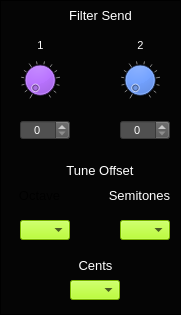
     <widget class="CustomFrame" name="frame_MsoSendFiltersTuneOffset">
      <property name="geometry">
       <rect>
        <x>10</x>
        <y>10</y>
        <width>181</width>
        <height>315</height>
       </rect>
      </property>
      <property name="styleSheet">
       <string notr="true">background-color: rgb(5, 5, 5);</string>
      </property>
      <property name="frameShape">
       <enum>QFrame::Panel</enum>
      </property>
      <property name="frameShadow">
       <enum>QFrame::Plain</enum>
      </property>
      <property name="lineWidth">
       <number>1</number>
      </property>
      <property name="midLineWidth">
       <number>1</number>
      </property>
      <widget class="QSpinBox" name="spinBox_MsoSendFilter2">
       <property name="geometry">
        <rect>
         <x>120</x>
         <y>120</y>
         <width>50</width>
         <height>20</height>
        </rect>
       </property>
       <property name="font">
        <font>
         <pointsize>8</pointsize>
        </font>
       </property>
       <property name="focusPolicy">
        <enum>Qt::NoFocus</enum>
       </property>
       <property name="styleSheet">
        <string notr="true">background-color: rgb(80,80,80);
color: rgb(255, 255, 255);</string>
       </property>
       <property name="alignment">
        <set>Qt::AlignCenter</set>
       </property>
       <property name="readOnly">
        <bool>false</bool>
       </property>
       <property name="accelerated">
        <bool>true</bool>
       </property>
       <property name="maximum">
        <number>100</number>
       </property>
       <property name="value">
        <number>0</number>
       </property>
      </widget>
      <widget class="CustomDial" name="dial_MsoSendFilter2">
       <property name="geometry">
        <rect>
         <x>120</x>
         <y>60</y>
         <width>40</width>
         <height>40</height>
        </rect>
       </property>
       <property name="focusPolicy">
        <enum>Qt::NoFocus</enum>
       </property>
       <property name="styleSheet">
        <string notr="true">background-color: rgb(0, 85, 255);</string>
       </property>
       <property name="maximum">
        <number>100</number>
       </property>
       <property name="value">
        <number>0</number>
       </property>
       <property name="wrapping">
        <bool>false</bool>
       </property>
       <property name="notchTarget">
        <double>8.000000000000000</double>
       </property>
       <property name="notchesVisible">
        <bool>true</bool>
       </property>
      </widget>
      <widget class="QSpinBox" name="spinBox_MsoSendFilter1">
       <property name="geometry">
        <rect>
         <x>20</x>
         <y>120</y>
         <width>50</width>
         <height>20</height>
        </rect>
       </property>
       <property name="font">
        <font>
         <pointsize>8</pointsize>
        </font>
       </property>
       <property name="focusPolicy">
        <enum>Qt::NoFocus</enum>
       </property>
       <property name="styleSheet">
        <string notr="true">background-color: rgb(80,80,80);
color: rgb(255, 255, 255);</string>
       </property>
       <property name="alignment">
        <set>Qt::AlignCenter</set>
       </property>
       <property name="readOnly">
        <bool>false</bool>
       </property>
       <property name="accelerated">
        <bool>true</bool>
       </property>
       <property name="maximum">
        <number>100</number>
       </property>
       <property name="value">
        <number>0</number>
       </property>
      </widget>
      <widget class="QLabel" name="label_110">
       <property name="geometry">
        <rect>
         <x>55</x>
         <y>5</y>
         <width>91</width>
         <height>21</height>
        </rect>
       </property>
       <property name="font">
        <font>
         <pointsize>10</pointsize>
        </font>
       </property>
       <property name="styleSheet">
        <string notr="true">color: rgb(255, 255, 255);</string>
       </property>
       <property name="text">
        <string>Filter Send</string>
       </property>
       <property name="alignment">
        <set>Qt::AlignCenter</set>
       </property>
      </widget>
      <widget class="CustomDial" name="dial_MsoSendFilter1">
       <property name="geometry">
        <rect>
         <x>20</x>
         <y>60</y>
         <width>40</width>
         <height>40</height>
        </rect>
       </property>
       <property name="focusPolicy">
        <enum>Qt::NoFocus</enum>
       </property>
       <property name="styleSheet">
        <string notr="true">background-color: rgb(170, 85, 255);</string>
       </property>
       <property name="maximum">
        <number>100</number>
       </property>
       <property name="value">
        <number>0</number>
       </property>
       <property name="wrapping">
        <bool>false</bool>
       </property>
       <property name="notchTarget">
        <double>8.000000000000000</double>
       </property>
       <property name="notchesVisible">
        <bool>true</bool>
       </property>
      </widget>
      <widget class="QLabel" name="label_111">
       <property name="geometry">
        <rect>
         <x>30</x>
         <y>30</y>
         <width>21</width>
         <height>31</height>
        </rect>
       </property>
       <property name="font">
        <font>
         <pointsize>8</pointsize>
        </font>
       </property>
       <property name="styleSheet">
        <string notr="true">color: rgb(255, 255, 255);</string>
       </property>
       <property name="text">
        <string>1</string>
       </property>
       <property name="alignment">
        <set>Qt::AlignCenter</set>
       </property>
      </widget>
      <widget class="QLabel" name="label_112">
       <property name="geometry">
        <rect>
         <x>130</x>
         <y>30</y>
         <width>21</width>
         <height>31</height>
        </rect>
       </property>
       <property name="font">
        <font>
         <pointsize>8</pointsize>
        </font>
       </property>
       <property name="styleSheet">
        <string notr="true">color: rgb(255, 255, 255);</string>
       </property>
       <property name="text">
        <string>2</string>
       </property>
       <property name="alignment">
        <set>Qt::AlignCenter</set>
       </property>
      </widget>
      <widget class="CustomComboBox" name="comboBox_MsoTuneCents">
       <property name="geometry">
        <rect>
         <x>70</x>
         <y>280</y>
         <width>50</width>
         <height>20</height>
        </rect>
       </property>
       <property name="font">
        <font>
         <pointsize>8</pointsize>
        </font>
       </property>
       <property name="focusPolicy">
        <enum>Qt::NoFocus</enum>
       </property>
       <property name="styleSheet">
        <string notr="true">selection-background-color: rgb(255, 0, 0);
border-color: rgb(0, 0, 0);
background-color: rgb(170, 255, 0);
</string>
       </property>
       <property name="currentText">
        <string/>
       </property>
       <property name="currentIndex">
        <number>-1</number>
       </property>
       <property name="maxVisibleItems">
        <number>4</number>
       </property>
      </widget>
      <widget class="QLabel" name="label_114">
       <property name="geometry">
        <rect>
         <x>14</x>
         <y>185</y>
         <width>51</width>
         <height>21</height>
        </rect>
       </property>
       <property name="font">
        <font>
         <pointsize>10</pointsize>
        </font>
       </property>
       <property name="text">
        <string>Octave</string>
       </property>
       <property name="alignment">
        <set>Qt::AlignCenter</set>
       </property>
      </widget>
      <widget class="QLabel" name="label_116">
       <property name="geometry">
        <rect>
         <x>70</x>
         <y>255</y>
         <width>51</width>
         <height>21</height>
        </rect>
       </property>
       <property name="font">
        <font>
         <pointsize>10</pointsize>
        </font>
       </property>
       <property name="styleSheet">
        <string notr="true">color: rgb(255, 255, 255);</string>
       </property>
       <property name="text">
        <string>Cents</string>
       </property>
       <property name="alignment">
        <set>Qt::AlignCenter</set>
       </property>
      </widget>
      <widget class="QLabel" name="label_117">
       <property name="geometry">
        <rect>
         <x>50</x>
         <y>160</y>
         <width>100</width>
         <height>20</height>
        </rect>
       </property>
       <property name="font">
        <font>
         <pointsize>10</pointsize>
        </font>
       </property>
       <property name="styleSheet">
        <string notr="true">color: rgb(255, 255, 255);</string>
       </property>
       <property name="text">
        <string>Tune Offset</string>
       </property>
       <property name="alignment">
        <set>Qt::AlignCenter</set>
       </property>
      </widget>
      <widget class="QLabel" name="label_115">
       <property name="geometry">
        <rect>
         <x>104</x>
         <y>185</y>
         <width>71</width>
         <height>21</height>
        </rect>
       </property>
       <property name="font">
        <font>
         <pointsize>10</pointsize>
        </font>
       </property>
       <property name="styleSheet">
        <string notr="true">color: rgb(255, 255, 255);</string>
       </property>
       <property name="text">
        <string>Semitones</string>
       </property>
       <property name="alignment">
        <set>Qt::AlignCenter</set>
       </property>
      </widget>
      <widget class="CustomComboBox" name="comboBox_MsoTuneOctave">
       <property name="geometry">
        <rect>
         <x>20</x>
         <y>220</y>
         <width>50</width>
         <height>20</height>
        </rect>
       </property>
       <property name="font">
        <font>
         <pointsize>8</pointsize>
        </font>
       </property>
       <property name="focusPolicy">
        <enum>Qt::NoFocus</enum>
       </property>
       <property name="styleSheet">
        <string notr="true">selection-background-color: rgb(255, 0, 0);
border-color: rgb(0, 0, 0);
background-color: rgb(170, 255, 0);
</string>
       </property>
       <property name="currentText">
        <string/>
       </property>
       <property name="currentIndex">
        <number>-1</number>
       </property>
       <property name="maxVisibleItems">
        <number>4</number>
       </property>
      </widget>
      <widget class="CustomComboBox" name="comboBox_MsoTuneSemitones">
       <property name="geometry">
        <rect>
         <x>120</x>
         <y>220</y>
         <width>50</width>
         <height>20</height>
        </rect>
       </property>
       <property name="font">
        <font>
         <pointsize>8</pointsize>
        </font>
       </property>
       <property name="focusPolicy">
        <enum>Qt::NoFocus</enum>
       </property>
       <property name="styleSheet">
        <string notr="true">selection-background-color: rgb(255, 0, 0);
border-color: rgb(0, 0, 0);
background-color: rgb(170, 255, 0);
</string>
       </property>
       <property name="currentText">
        <string/>
       </property>
       <property name="currentIndex">
        <number>-1</number>
       </property>
       <property name="maxVisibleItems">
        <number>4</number>
       </property>
      </widget>
     </widget>
